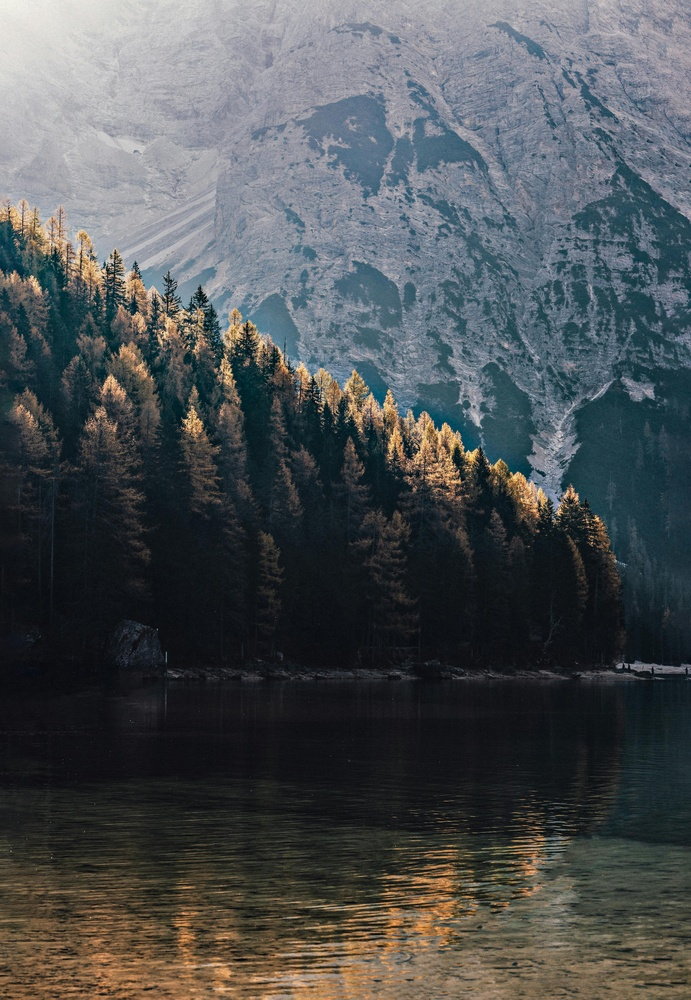
#> input picture img/sipo.jpg, 691 x 1000 px, shrunk from 3890 x 5632 before the run
$ jupyter execute --allow-errors 17_algortimo_conteo.ipynb
#> lines starting #> are read from the running program, lines starting #| are printed output that depends on the picture; after the words box and inside, x2 and y2 are one past the last pixel; in counts of white or black regions, pixels touching at a corner belong together
[cell 1]
import cv2
import numpy as np
import matplotlib.pyplot as plt
import skimage.measure as ms

[cell 2]
def contar(img):
    img_gris = cv2.cvtColor(img, cv2.COLOR_BGR2GRAY)
    _, bianria = cv2.threshold(img_gris, 127, 255, cv2.THRESH_BINARY)
    # _, bianria = cv2.threshold(img_gris, 200, 255, cv2.ADAPTIVE_THRESH_GAUSSIAN_C)

    borde, _ = cv2.findContours(bianria, cv2.RETR_EXTERNAL, cv2.CHAIN_APPROX_SIMPLE)
    cont = len(borde)

    return cont

[cell 3]
def etiquetar(image):
    img_gris = cv2.cvtColor(image, cv2.COLOR_BGR2GRAY)
    _, img_binarizada = cv2.threshold(img_gris, 127, 255, cv2.THRESH_BINARY)
    # _, img_binarizada = cv2.threshold(img_gris, 200, 255, cv2.ADAPTIVE_THRESH_GAUSSIAN_C)

    contorno, _ = cv2.findContours(img_binarizada, cv2.RETR_EXTERNAL, cv2.CHAIN_APPROX_SIMPLE)

    img_et = np.zeros_like(img_gris, dtype=np.uint8)

    for i, contornin in enumerate(contorno):
        cv2.drawContours(img_et, [contornin], -1, (i + 1), -1)

    return img_et

[cell 4]
img = cv2.imread('..//img/sipo.jpg')
#> img is the input picture: shape (1000, 691, 3); mean B, G, R 82.8, 80.9, 76.9

img_cont = contar(img)
#> in contar, `img_gris = cv2.cvtColor(img, cv2.COLOR_BGR2GRAY)`:
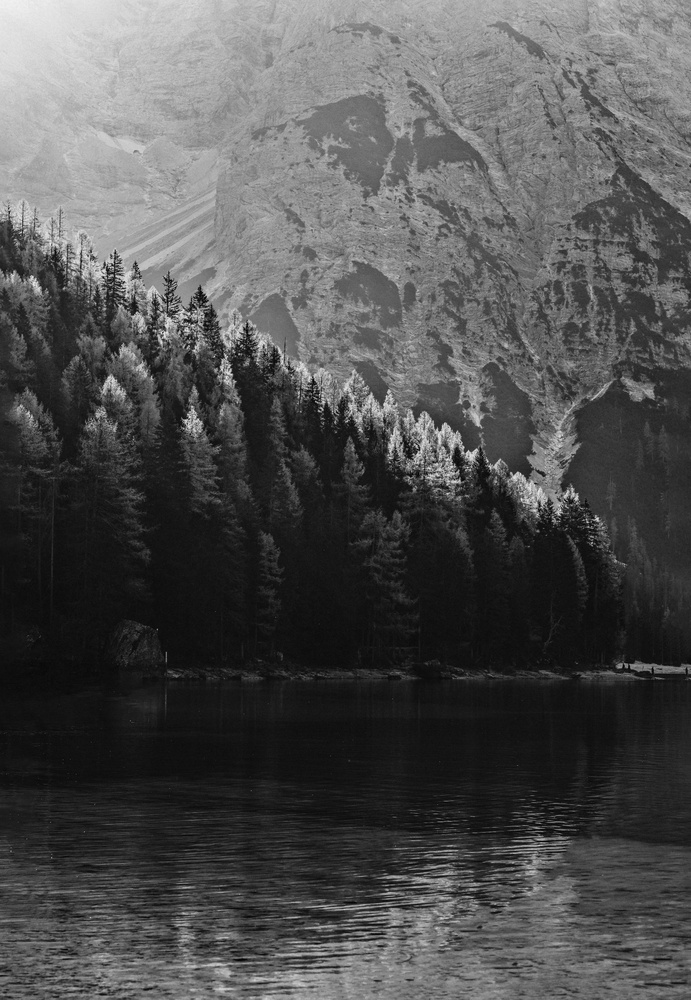
#> img_gris: shape (1000, 691); min 1, max 242, mean 79.9
#> in contar, `_, bianria = cv2.threshold(img_gris, 127, 255, cv2.THRESH_BINARY)`:
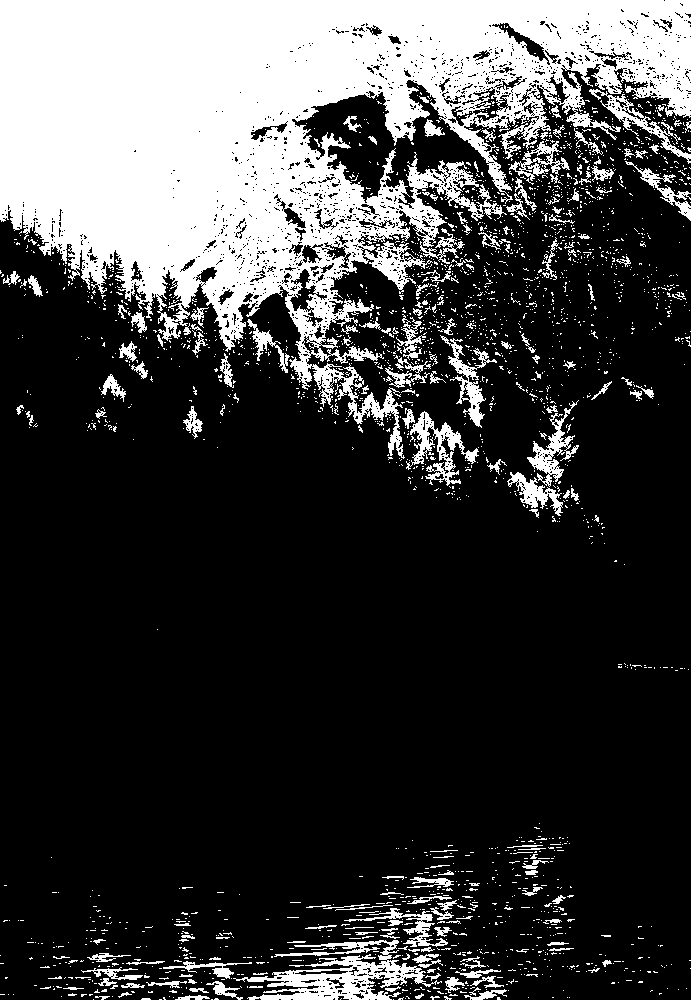
#> bianria: shape (1000, 691); 25% white; 2422 white regions (2224 under 20 px)
#> in contar, `borde, _ = cv2.findContours(bianria, cv2.RETR_EXTERNAL, cv2.CHAIN_APPR..`: borde = 2379 contours, 2271 with area under 20; largest, box (x1, y1, x2, y2) and area: (0, 0, 691, 459) 146130, (233, 940, 442, 1000) 4435, (406, 411, 479, 486) 1441, (527, 400, 579, 487) 1067, (440, 335, 497, 428) 1062
#> in contar, `cont = len(borde)`: cont = 2379
#> img_cont = 2379

img = etiquetar(img)
#> in etiquetar, `contorno, _ = cv2.findContours(img_binarizada, cv2.RETR_EXTERNAL, cv2...`: contorno has the same summary as borde in contar
#> the loop in etiquetar, `for i, contornin in enumerate(contorno):` made 2379 passes
#> contornin on passes 1 to 3: [[393, 999]], [[211, 999], [212, 999]], [[159, 999], [161, 999]]
#> after the loop in etiquetar, `for i, contornin in enumerate(contorno):`:
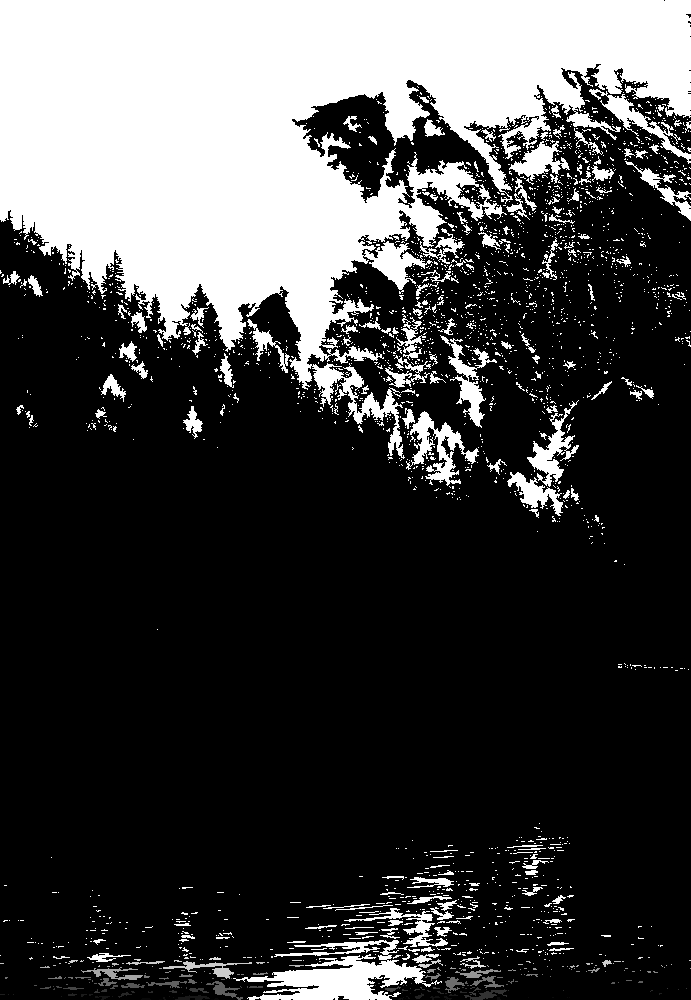
#> img_et: shape (1000, 691); min 0, max 255, mean 67.8

plt.imshow(cv2.cvtColor(img, cv2.COLOR_GRAY2RGB))
plt.title('Contados: ' + str(img_cont))

[cell 5]
def contarConScikit(img):
    img_gris = cv2.cvtColor(img, cv2.COLOR_BGR2GRAY)
    _, binaria = cv2.threshold(img_gris, 127, 255, cv2.THRESH_BINARY)
    etiquetar = ms.label(binaria, connectivity=2)

    cont = np.max(etiquetar)

    return cont


img = cv2.imread('..//img/sipo.jpg')
img_cont1 = contarConScikit(img)
#> in contarConScikit, `etiquetar = ms.label(binaria, connectivity=2)`:
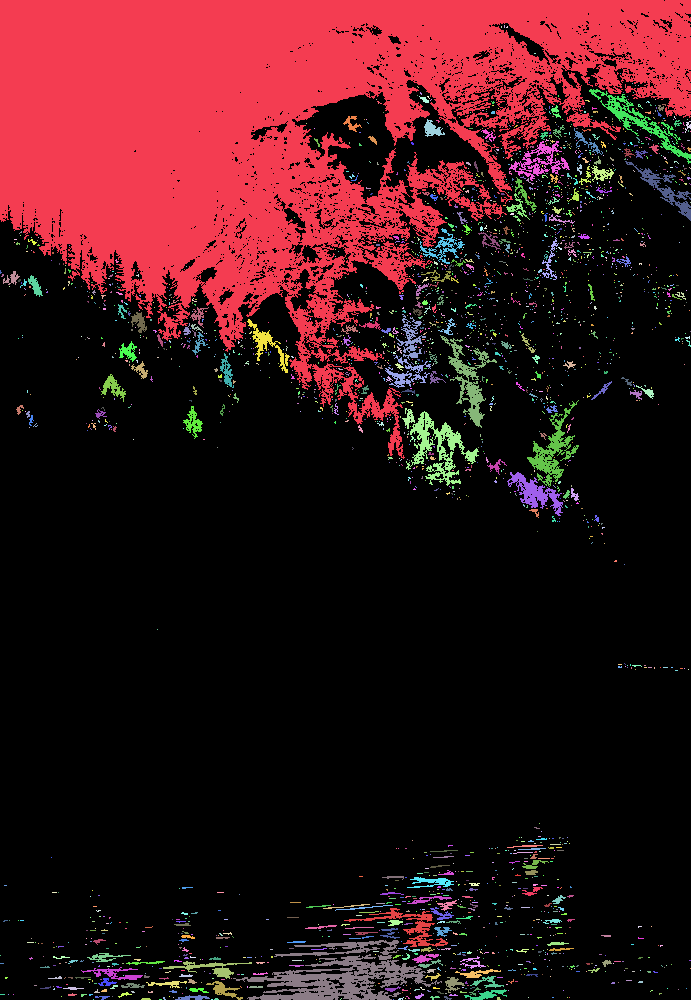
#> etiquetar: shape (1000, 691) int64; 2423 distinct labels, from 0 to 2422; one colour per label, 0 black
#> in contarConScikit, `cont = np.max(etiquetar)`: cont = 2422
#> img_cont1 = 2422
_, binaria = cv2.threshold(img, 127, 255, cv2.THRESH_BINARY)
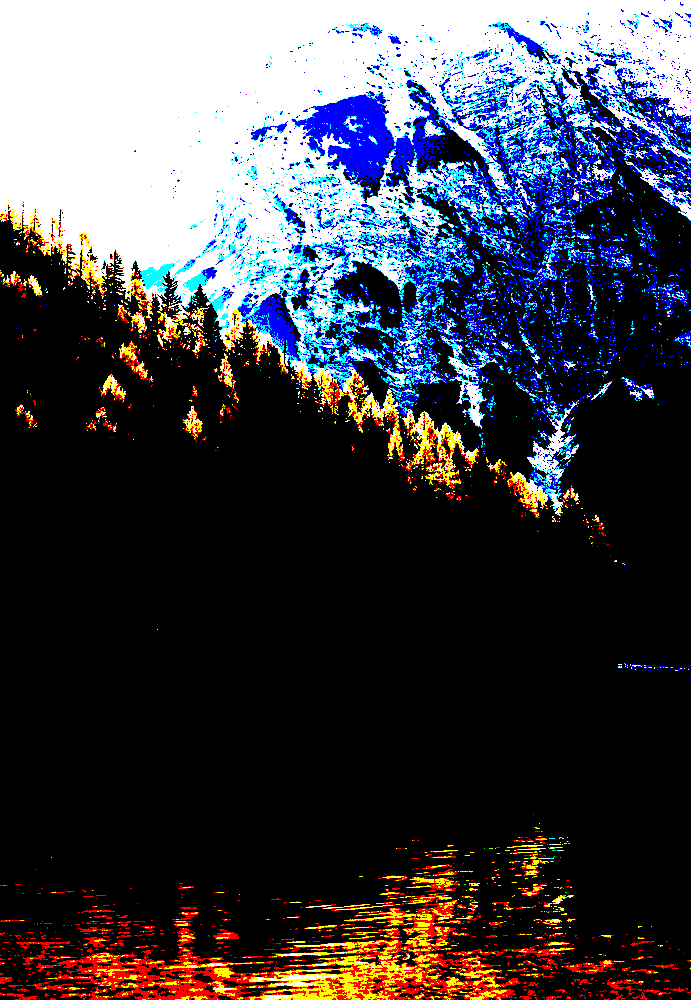
#> binaria: shape (1000, 691, 3); mean B, G, R 71.8, 63.9, 63.8
#> (the rest of this cell did not finish here and is left out)

$ run again, with img/Different-LED.jpg copied over img/sipo.jpg
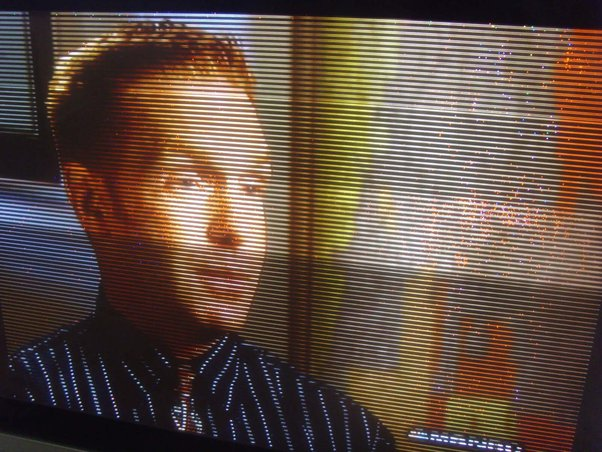
#> input picture img/Different-LED.jpg, 602 x 452 px
#> img is the input picture: shape (452, 602, 3); mean B, G, R 67.8, 79.2, 98.5
#> in contar, `_, bianria = cv2.threshold(img_gris, 127, 255, cv2.THRESH_BINARY)`:
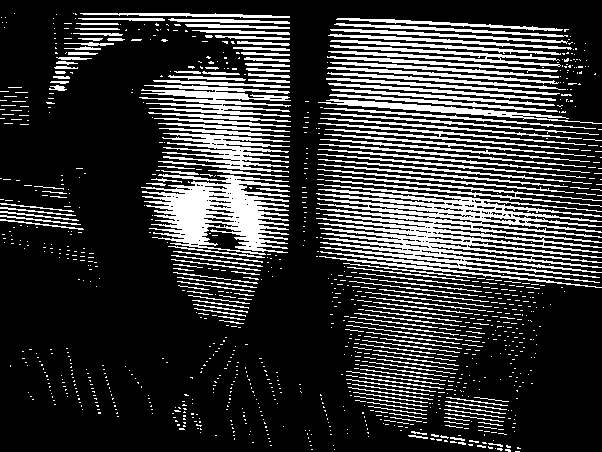
#> bianria: shape (452, 602); 22% white; 1038 white regions (874 under 20 px)
#> borde = 1037 contours, 919 with area under 20; largest, box (x1, y1, x2, y2) and area: (316, 184, 602, 283) 9754, (141, 174, 290, 255) 5626, (158, 133, 290, 173) 1566, (139, 85, 291, 117) 1532, (318, 99, 602, 124) 989
#> in contar, `cont = len(borde)`: cont = 1037
#> contorno has the same summary as borde in contar
#> the loop in etiquetar, `for i, contornin in enumerate(contorno):` made 1037 passes
#> contornin on passes 1, 3, 4: [[515, 451], [519, 451]], [[334, 449]], [[311, 449], [312, 449]]
#> etiquetar: shape (452, 602) int64; 1039 distinct labels, from 0 to 1038
#> in contarConScikit, `cont = np.max(etiquetar)`: cont = 1038
#> `_, binaria = cv2.threshold(img, 127, 255, cv2.THRESH_BINARY)`:
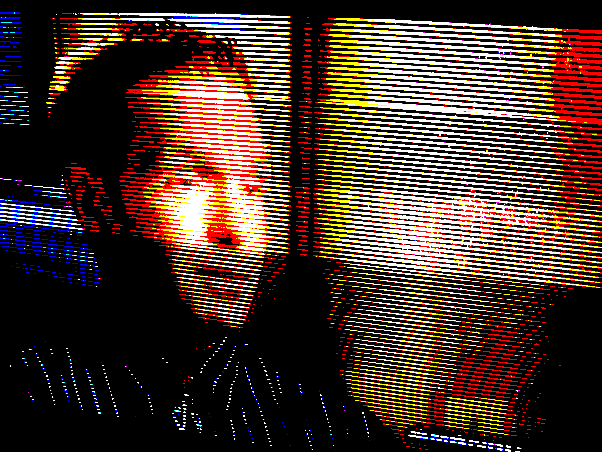
#> binaria: shape (452, 602, 3); mean B, G, R 41, 52.7, 75.3
